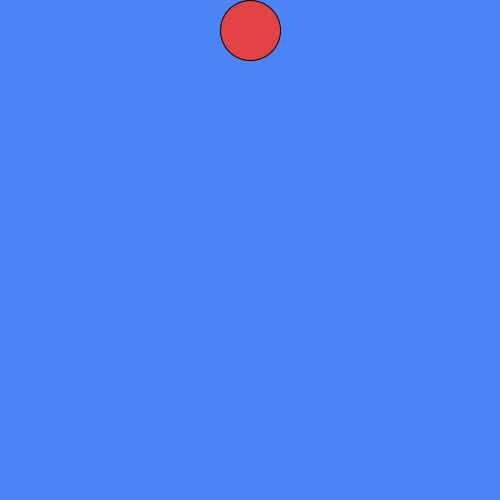
Frame 1 (no input)
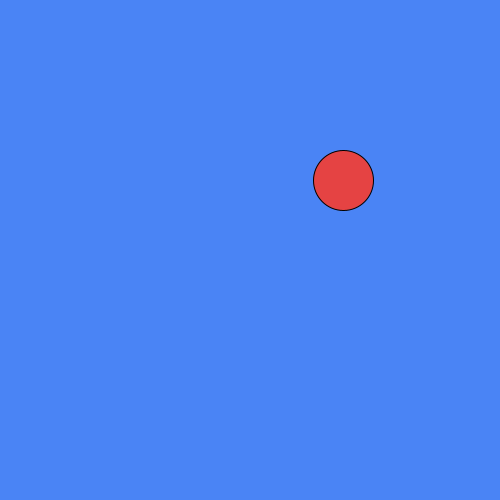
Frame 60 (the mouse pressed at the canvas centre just before this capture)
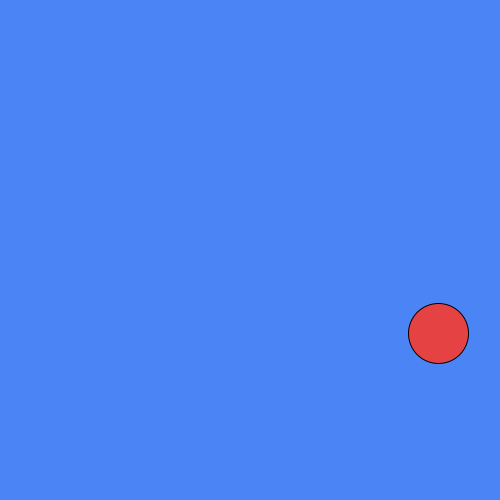
Frame 120 (the mouse held since frame 60 and released just before this capture)

The Processing sketch that drew these frames (run headless with seeded random() and noise(); from frame 60 on, the mouse is pressed at the canvas centre):

// Processing sketch: bouncingball03
// ── bouncingball03.pde
// Skylar Liang

float ballX;
float ballY;
float ballR = 30;
float y = 5*sin(PI/11);
float x = 5*cos(PI/11);

void setup(){
  size(500,500);
  ballX = width/2;
  ballY = ballR;
  float angle = random(0, PI/2);
  y = 3*sin(angle);
  x = 3*cos(angle);
}

boolean movingr = true;
boolean movingdown = true;

void draw(){
   background(#4A84F5);
   fill(#E54343);
   ellipse(ballX, ballY, 2*ballR, 2*ballR);
   
    if(movingr){
      if(ballX + ballR <= width){ //i haven't reach the rhs
        ballX = ballX + x;
      }
      else{ //i have reached the rhs
        movingr = false;
    }
    }
    else{
      if(ballX - ballR >=0){//if i haven't reach the lhs
        ballX = ballX - x;
      }
      else{
        movingr = true;
      }
    }
    
    
    
    if(movingdown){
      if(ballY + ballR <= height){ //i haven't reach the bottom
        ballY = ballY + y;
      }
      else{ //i have reached the rhs
        movingdown = false;
    }
    }
    else{
      if(ballY - ballR >=0){//if i haven't reach the top
        ballY = ballY - y;
      }
      else{
        movingdown = true;
      }
    } 
}//end of draw
